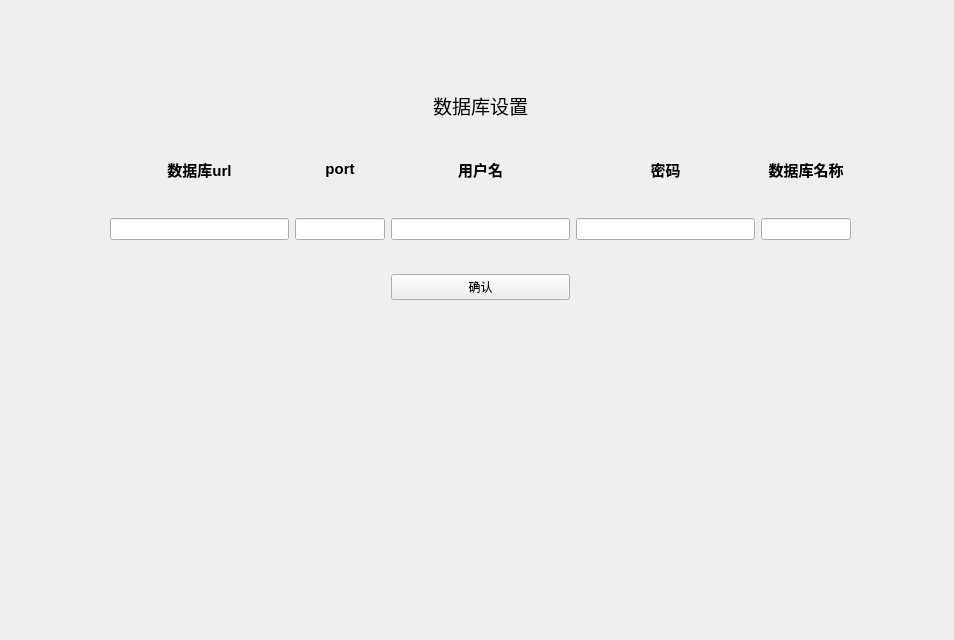
<?xml version="1.0" encoding="UTF-8"?>
<ui version="4.0">
 <class>MainWindow</class>
 <widget class="QMainWindow" name="MainWindow">
  <property name="geometry">
   <rect>
    <x>0</x>
    <y>0</y>
    <width>954</width>
    <height>640</height>
   </rect>
  </property>
  <property name="windowTitle">
   <string>MainWindow</string>
  </property>
  <widget class="QWidget" name="centralwidget">
   <widget class="QWidget" name="">
    <property name="geometry">
     <rect>
      <x>110</x>
      <y>90</y>
      <width>741</width>
      <height>210</height>
     </rect>
    </property>
    <layout class="QGridLayout" name="gridLayout" rowstretch="1,1,3,0" columnstretch="2,1,2,2,1">
     <property name="verticalSpacing">
      <number>34</number>
     </property>
     <item row="1" column="2">
      <widget class="QLabel" name="label_7">
       <property name="font">
        <font>
         <family>Microsoft YaHei UI</family>
         <pointsize>11</pointsize>
         <weight>75</weight>
         <bold>true</bold>
        </font>
       </property>
       <property name="text">
        <string>用户名</string>
       </property>
       <property name="alignment">
        <set>Qt::AlignCenter</set>
       </property>
      </widget>
     </item>
     <item row="3" column="2">
      <widget class="PrimaryPushButton" name="submit">
       <property name="text">
        <string>确认</string>
       </property>
      </widget>
     </item>
     <item row="1" column="0">
      <widget class="QLabel" name="label">
       <property name="font">
        <font>
         <family>Microsoft YaHei UI</family>
         <pointsize>11</pointsize>
         <weight>75</weight>
         <bold>true</bold>
        </font>
       </property>
       <property name="text">
        <string>数据库url</string>
       </property>
       <property name="alignment">
        <set>Qt::AlignCenter</set>
       </property>
      </widget>
     </item>
     <item row="2" column="2">
      <widget class="LineEdit" name="database_username"/>
     </item>
     <item row="1" column="1">
      <widget class="QLabel" name="label_2">
       <property name="font">
        <font>
         <family>Microsoft YaHei UI</family>
         <pointsize>11</pointsize>
         <weight>75</weight>
         <bold>true</bold>
        </font>
       </property>
       <property name="text">
        <string>port</string>
       </property>
       <property name="alignment">
        <set>Qt::AlignCenter</set>
       </property>
      </widget>
     </item>
     <item row="2" column="0">
      <widget class="LineEdit" name="database_url"/>
     </item>
     <item row="2" column="3">
      <widget class="LineEdit" name="database_password"/>
     </item>
     <item row="2" column="4">
      <widget class="LineEdit" name="database_dbname"/>
     </item>
     <item row="1" column="3">
      <widget class="QLabel" name="label_8">
       <property name="font">
        <font>
         <family>Microsoft YaHei UI</family>
         <pointsize>11</pointsize>
         <weight>75</weight>
         <bold>true</bold>
        </font>
       </property>
       <property name="text">
        <string>密码</string>
       </property>
       <property name="alignment">
        <set>Qt::AlignCenter</set>
       </property>
      </widget>
     </item>
     <item row="1" column="4">
      <widget class="QLabel" name="label_9">
       <property name="font">
        <font>
         <family>Microsoft YaHei UI</family>
         <pointsize>11</pointsize>
         <weight>75</weight>
         <bold>true</bold>
        </font>
       </property>
       <property name="text">
        <string>数据库名称</string>
       </property>
       <property name="alignment">
        <set>Qt::AlignCenter</set>
       </property>
      </widget>
     </item>
     <item row="2" column="1">
      <widget class="LineEdit" name="database_port"/>
     </item>
     <item row="0" column="0" colspan="5">
      <widget class="QLabel" name="title">
       <property name="font">
        <font>
         <family>华文中宋</family>
         <pointsize>14</pointsize>
        </font>
       </property>
       <property name="text">
        <string>数据库设置</string>
       </property>
       <property name="alignment">
        <set>Qt::AlignCenter</set>
       </property>
      </widget>
     </item>
    </layout>
   </widget>
  </widget>
 </widget>
 <customwidgets>
  <customwidget>
   <class>PushButton</class>
   <extends>QPushButton</extends>
   <header>qfluentwidgets</header>
  </customwidget>
  <customwidget>
   <class>PrimaryPushButton</class>
   <extends>PushButton</extends>
   <header>qfluentwidgets</header>
  </customwidget>
  <customwidget>
   <class>LineEdit</class>
   <extends>QLineEdit</extends>
   <header>qfluentwidgets</header>
  </customwidget>
 </customwidgets>
 <resources/>
 <connections/>
</ui>
